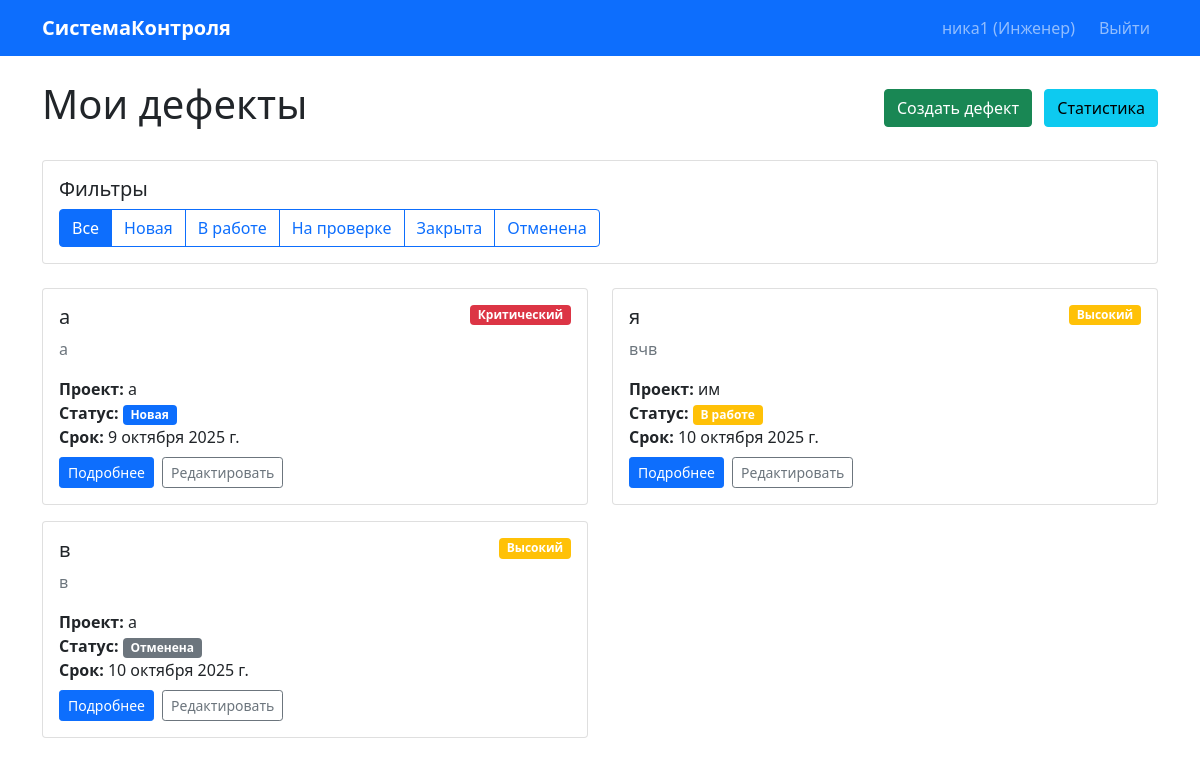
The app's page /accounts/engineer/defects/ (signed in) with its own data.
### accounts/models.py (models this page shows, shortened)
class CustomUser(AbstractUser):
    ROLE_CHOICES = [
        ('engineer', 'Инженер'),
        ('manager', 'Менеджер'),
        ('viewer', 'Руководитель/Заказчик'),
    ]
    role = models.CharField(
        max_length=20,
        choices=ROLE_CHOICES,
        default='engineer',
        verbose_name='Роль'
    )
    phone = models.CharField(max_length=20, blank=True, verbose_name='Телефон')
    created_at = models.DateTimeField(auto_now_add=True, verbose_name='Дата создания')
    groups = models.ManyToManyField(
        'auth.Group',
        verbose_name='groups',
        blank=True,
        help_text='The groups this user belongs to.',
        related_name='customuser_set',
        related_query_name='user',
    )
    user_permissions = models.ManyToManyField(
        'auth.Permission',
        verbose_name='user permissions',
        blank=True,
        help_text='Specific permissions for this user.',
        related_name='customuser_set',
        related_query_name='user',
    )
    def is_engineer(self):
        return self.role == 'engineer'

class Defect(models.Model):
    STATUS_CHOICES = [
        ('new', 'Новая'),
        ('in_progress', 'В работе'),
        ('checking', 'На проверке'),
        ('closed', 'Закрыта'),
        ('cancelled', 'Отменена'),
    ]
    PRIORITY_CHOICES = [
        ('low', 'Низкий'),
        ('medium', 'Средний'),
        ('high', 'Высокий'),
        ('critical', 'Критический'),
    ]
    title = models.CharField(max_length=200, verbose_name='Заголовок')
    description = models.TextField(verbose_name='Описание')
    project = models.ForeignKey(Project, on_delete=models.CASCADE, verbose_name='Проект')
    status = models.CharField(max_length=20, choices=STATUS_CHOICES, default='new', verbose_name='Статус')
    priority = models.CharField(max_length=20, choices=PRIORITY_CHOICES, default='medium', verbose_name='Приоритет')
    assigned_to = models.ForeignKey(CustomUser, on_delete=models.CASCADE, related_name='assigned_defects', verbose_name='Исполнитель')
    created_by = models.ForeignKey(CustomUser, on_delete=models.CASCADE, related_name='created_defects', verbose_name='Создатель')
    deadline = models.DateField(verbose_name='Срок устранения')
    created_at = models.DateTimeField(auto_now_add=True, verbose_name='Дата создания')
    updated_at = models.DateTimeField(auto_now=True, verbose_name='Дата обновления')
    @property
    def is_overdue(self):
        from datetime import date
        return self.deadline < date.today() and self.status not in ['closed', 'cancelled']
    class Meta:
        verbose_name = 'Дефект'
        verbose_name_plural = 'Дефекты'

class Project(models.Model):
    name = models.CharField(max_length=200, verbose_name='Название проекта')
    description = models.TextField(blank=True, verbose_name='Описание')
    start_date = models.DateField(verbose_name='Дата начала')
    end_date = models.DateField(verbose_name='Дата окончания')
    created_by = models.ForeignKey(CustomUser, on_delete=models.CASCADE, verbose_name='Создатель')
    manager = models.ForeignKey(CustomUser, on_delete=models.CASCADE, related_name='managed_projects', verbose_name='Менеджер проекта')
    created_at = models.DateTimeField(auto_now_add=True, verbose_name='Дата создания')
    class Meta:
        verbose_name = 'Проект'
        verbose_name_plural = 'Проекты'

### accounts/decorators.py (the view)
    def wrapper(request, *args, **kwargs):
        if not request.user.is_authenticated:
            logger.warning(f'Неавторизованный доступ к {view_func.__name__} с IP: {request.META.get("REMOTE_ADDR")}')
            return redirect('accounts:login')
        if not request.user.is_engineer():
            logger.warning(f'Попытка доступа не-инженера {request.user.username} к {view_func.__name__}')
            raise PermissionDenied("Доступ разрешен только инженерам")
        logger.info(f'Инженер {request.user.username} получил доступ к {view_func.__name__}')
        return view_func(request, *args, **kwargs)

### accounts/views.py (called while the page is built)
@engineer_required
def engineer_defects_list(request):
    defects = Defect.objects.filter(assigned_to=request.user).order_by('-created_at')
    status_filter = request.GET.get('status')
    if status_filter:
        defects = defects.filter(status=status_filter)
    context = {
        'defects': defects,
        'status_choices': Defect.STATUS_CHOICES,
        'current_status': status_filter,
    }
    return render(request, 'accounts/engineer_defects_list.html', context)

### accounts/templates/accounts/engineer_defects_list.html (shortened to what this page needs)
{% extends 'accounts/base.html' %}
{% block content %}
<nav class="navbar navbar-expand-lg navbar-dark bg-primary">
    <div class="container">
        <a class="navbar-brand fw-bold" href="{% url 'accounts:dashboard' %}"> СистемаКонтроля</a>
        <div class="navbar-nav ms-auto">
            <span class="navbar-text me-3">{{ user.username }} (Инженер)</span>
            <a class="nav-link" href="{% url 'accounts:logout' %}">Выйти</a>
        </div>
    </div>
</nav>
<div class="container mt-4">
    <div class="d-flex justify-content-between align-items-center mb-4">
        <h1>Мои дефекты</h1>
        <div>
            <a href="{% url 'accounts:engineer_defect_create' %}" class="btn btn-success me-2">
                 Создать дефект
            </a>
            <a href="{% url 'accounts:engineer_stats' %}" class="btn btn-info">
                 Статистика
            </a>
        </div>
    </div>
    <div class="card mb-4">
        <div class="card-body">
            <h5 class="card-title">Фильтры</h5>
            <div class="btn-group">
                <a href="{% url 'accounts:engineer_defects_list' %}" class="btn btn-outline-primary {% if not current_status %}active{% endif %}">
                    Все
                </a>
                {% for status_code, status_name in status_choices %}
                <a href="{% url 'accounts:engineer_defects_list' %}?status={{ status_code }}"
                   class="btn btn-outline-primary {% if current_status == status_code %}active{% endif %}">
                    {{ status_name }}
                </a>
                {% endfor %}
            </div>
        </div>
    </div>
    <div class="row">
        {% for defect in defects %}
        <div class="col-md-6 mb-3">
            <div class="card">
                <div class="card-body">
                    <div class="d-flex justify-content-between align-items-start">
                        <h5 class="card-title">{{ defect.title }}</h5>
                        <span class="badge bg-{% if defect.priority == 'critical' %}danger{% elif defect.priority == 'high' %}warning{% else %}info{% endif %}">
                            {{ defect.get_priority_display }}
                        </span>
                    </div>
                    <p class="card-text text-muted">{{ defect.description|truncatewords:20 }}</p>
                    <div class="mb-2">
                        <strong>Проект:</strong> {{ defect.project.name }}<br>
                        <strong>Статус:</strong>
                        <span class="badge bg-{% if defect.status == 'new' %}primary{% elif defect.status == 'in_progress' %}warning{% elif defect.status == 'closed' %}success{% else %}secondary{% endif %}">
                            {{ defect.get_status_display }}
                        </span><br>
                        <strong>Срок:</strong> {{ defect.deadline }}
                    </div>
                    <div class="d-flex gap-2">
                        <a href="{% url 'accounts:engineer_defect_detail' defect.id %}" class="btn btn-primary btn-sm">
                             Подробнее
                        </a>
                        <a href="{% url 'accounts:engineer_defect_update' defect.id %}" class="btn btn-outline-secondary btn-sm">
                             Редактировать
                        </a>
                    </div>
                </div>
            </div>
        </div>
        {% endfor %}
    </div>
</div>
{% endblock %}

### records on screen
CustomUser: username "ника1"
Defect: title "а", priority "Критический", description "а", project.name "а", status "Новая", deadline "9 октября 2025 г."
Defect: title "я", priority "Высокий", description "вчв", project.name "им", status "В работе", deadline "10 октября 2025 г."
Defect: title "в", priority "Высокий", description "в", project.name "а", status "Отменена", deadline "10 октября 2025 г."

### other values on screen
{{ status_name }} "Новая" "В работе" "На проверке" "Закрыта" "Отменена"
